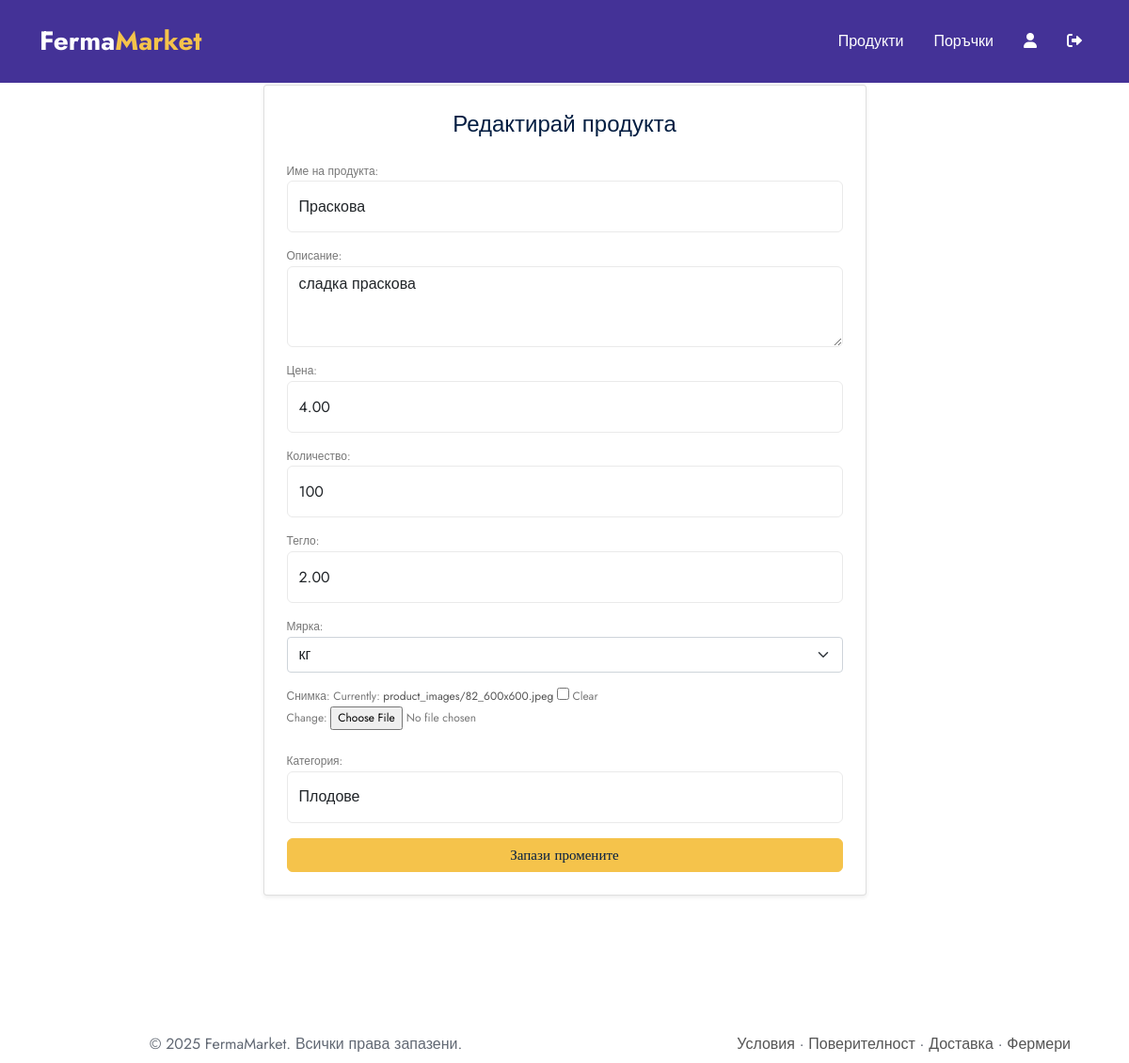
Page /farmer/products/8/edit/ (signed in) on the committed database.
### fermamarket/farmers/models.py (models this page shows, shortened)
class Product(models.Model):
    farmer = models.ForeignKey(FarmerProfile, on_delete=models.CASCADE, related_name='products')
    category = models.ForeignKey(Category, on_delete=models.SET_NULL, null=True, blank=True, related_name='products')
    title = models.CharField(max_length=255)
    description = models.TextField()
    price = models.DecimalField(max_digits=8, decimal_places=2)
    quantity = models.PositiveIntegerField()
    image = models.ImageField(upload_to='product_images/', blank=True, null=True)
    created_at = models.DateTimeField(default=timezone.now)
    weight = models.DecimalField(
        max_digits=6,
        decimal_places=2,
        null=True, blank=True,
        help_text="Тегло или количество (напр. в кг)"
    )
    weight_unit = models.CharField(
        max_length=10,
        choices=[('kg', 'кг'), ('g', 'гр'), ('l', 'литра'), ('pcs', 'брой')],
        default='kg',
        help_text="Мярка за тегло/обем"
    )

### fermamarket/farmers/views.py (the view)
# urls.py: path('products/<int:pk>/edit/', ProductUpdateView.as_view(), name='edit_product'),
@method_decorator(permission_required('farmers.change_product', raise_exception=True), name='dispatch')
class ProductUpdateView(UpdateView):
    model = Product
    form_class = ProductForm
    template_name = 'farmers/product_edit.html'
    success_url = reverse_lazy('product_list')
    def get_queryset(self):
        farmer = FarmerProfile.objects.get(user=self.request.user)
        return Product.objects.filter(farmer=farmer)

### fermamarket/farmers/models.py (called while the page is built)
    def __str__(self):
        return self.name

### templates/farmers/product_edit.html (shortened to what this page needs)
{% extends 'base.html' %}
{% block content %}
<section class="pt60 pb60">
  <div class="container">
    <div class="row justify-content-center">
      <div class="col-lg-7 col-md-9">
        <div class="card p-4 shadow-sm">
          <h3 class="mb-4 text-center">Редактирай продукта</h3>
          <form method="post" enctype="multipart/form-data">
            <div class="form-group mb-3">
              {{ form.title.label_tag }}
              {{ form.title }}
            </div>
            <div class="form-group mb-3">
              {{ form.description.label_tag }}
              {{ form.description }}
            </div>
            <div class="form-group mb-3">
              {{ form.price.label_tag }}
              {{ form.price }}
            </div>
            <div class="form-group mb-3">
              {{ form.quantity.label_tag }}
              {{ form.quantity }}
            </div>
            <div class="form-group mb-3">
              {{ form.weight.label_tag }}
              {{ form.weight }}
            </div>
            <div class="form-group mb-3">
              {{ form.weight_unit.label_tag }}
              {{ form.weight_unit }}
            </div>
            <div class="form-group mb-4">
              {{ form.image.label_tag }}
              {{ form.image }}
            </div>
            <div class="form-group mb-3">
              {{ form.category.label_tag }}
              {{ form.category }}
            </div>
            <div class="text-center">
              <button type="submit" class="btn btn-thm w-100">Запази промените</button>
            </div>
          </form>
        </div>
      </div>
    </div>
  </div>
</section>
{% endblock %}

### static/css/ace-responsive-menu.css (style rules this page uses)
a { color: #0d638f;text-shadow: none }

### rows in the picture
Product: title "Праскова", description "сладка праскова", price "4.00", quantity "100", weight "2.00", weight_unit "кг", category "Плодове"
